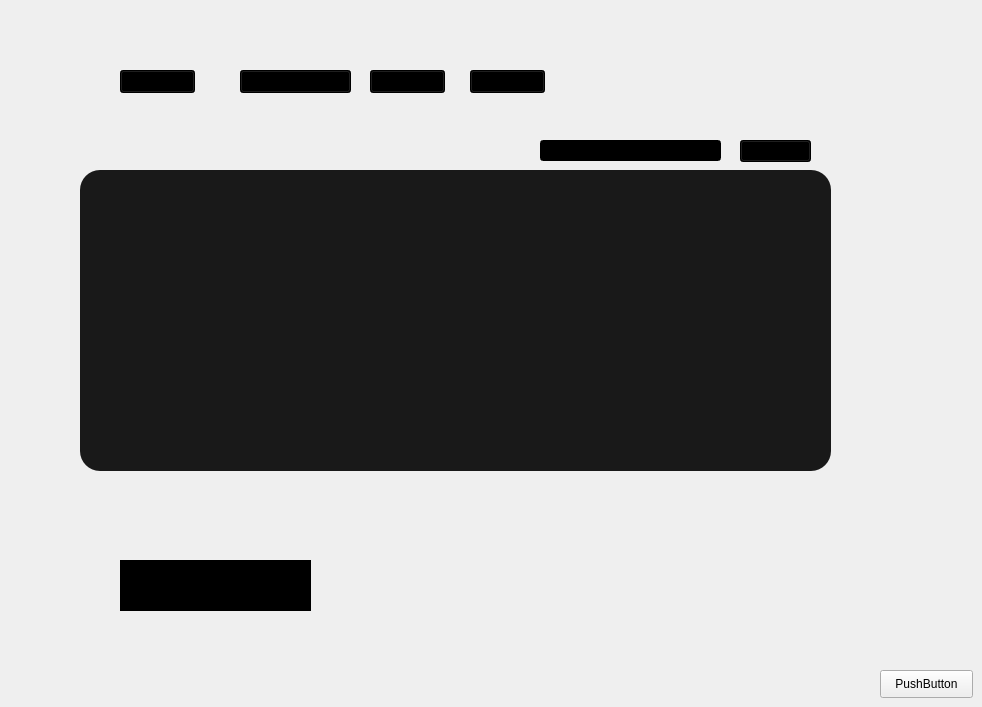
    <widget class="QWidget" name="employe_afficher">
     <widget class="QPushButton" name="pushButton">
      <property name="geometry">
       <rect>
        <x>880</x>
        <y>670</y>
        <width>93</width>
        <height>28</height>
       </rect>
      </property>
      <property name="text">
       <string>PushButton</string>
      </property>
     </widget>
     <widget class="QPushButton" name="pushButton_2k">
      <property name="geometry">
       <rect>
        <x>240</x>
        <y>70</y>
        <width>111</width>
        <height>23</height>
       </rect>
      </property>
      <property name="styleSheet">
       <string notr="true">background-color: black;
</string>
      </property>
      <property name="text">
       <string>modifier/supprimer</string>
      </property>
     </widget>
     <widget class="QPushButton" name="pushButtonk">
      <property name="geometry">
       <rect>
        <x>120</x>
        <y>70</y>
        <width>75</width>
        <height>23</height>
       </rect>
      </property>
      <property name="styleSheet">
       <string notr="true">background-color: black;
</string>
      </property>
      <property name="text">
       <string>ajouter</string>
      </property>
     </widget>
     <widget class="QTableView" name="tableView_employe">
      <property name="geometry">
       <rect>
        <x>80</x>
        <y>170</y>
        <width>751</width>
        <height>301</height>
       </rect>
      </property>
      <property name="styleSheet">
       <string notr="true">background-color :  #191919; 
border-radius : 20px;</string>
      </property>
     </widget>
     <widget class="QPushButton" name="pushButton_Generer_PDFk">
      <property name="geometry">
       <rect>
        <x>370</x>
        <y>70</y>
        <width>75</width>
        <height>23</height>
       </rect>
      </property>
      <property name="styleSheet">
       <string notr="true">background-color: black;</string>
      </property>
      <property name="text">
       <string>PDF</string>
      </property>
     </widget>
     <widget class="QComboBox" name="comboBoxk">
      <property name="geometry">
       <rect>
        <x>740</x>
        <y>140</y>
        <width>71</width>
        <height>22</height>
       </rect>
      </property>
      <property name="styleSheet">
       <string notr="true">background-color:black;</string>
      </property>
      <item>
       <property name="text">
        <string/>
       </property>
      </item>
      <item>
       <property name="text">
        <string>salaire asc</string>
       </property>
      </item>
      <item>
       <property name="text">
        <string>salaire desc</string>
       </property>
      </item>
     </widget>
     <widget class="QPushButton" name="pushButton_Generer_PDF_2k">
      <property name="geometry">
       <rect>
        <x>470</x>
        <y>70</y>
        <width>75</width>
        <height>23</height>
       </rect>
      </property>
      <property name="styleSheet">
       <string notr="true">background-color: black;</string>
      </property>
      <property name="text">
       <string>stat</string>
      </property>
     </widget>
     <widget class="QTextBrowser" name="textBrowser">
      <property name="geometry">
       <rect>
        <x>120</x>
        <y>560</y>
        <width>191</width>
        <height>51</height>
       </rect>
      </property>
      <property name="styleSheet">
       <string notr="true">background-color: black;</string>
      </property>
     </widget>
     <widget class="QLineEdit" name="lineEdit_Rechercher">
      <property name="geometry">
       <rect>
        <x>540</x>
        <y>140</y>
        <width>181</width>
        <height>21</height>
       </rect>
      </property>
      <property name="styleSheet">
       <string notr="true">background-color: black;</string>
      </property>
     </widget>
    </widget>
